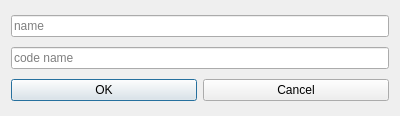
<?xml version="1.0" encoding="UTF-8"?>
<ui version="4.0">
 <class>PBCSavePlayAsDialog</class>
 <widget class="QDialog" name="PBCSavePlayAsDialog">
  <property name="geometry">
   <rect>
    <x>0</x>
    <y>0</y>
    <width>400</width>
    <height>116</height>
   </rect>
  </property>
  <property name="windowTitle">
   <string>Dialog</string>
  </property>
  <layout class="QVBoxLayout" name="verticalLayout">
   <item>
    <widget class="QLineEdit" name="nameEdit">
     <property name="text">
      <string/>
     </property>
     <property name="placeholderText">
      <string>name</string>
     </property>
    </widget>
   </item>
   <item>
    <widget class="QLineEdit" name="codeNameEdit">
     <property name="placeholderText">
      <string>code name</string>
     </property>
    </widget>
   </item>
   <item>
    <layout class="QHBoxLayout" name="horizontalLayout">
     <item>
      <widget class="QPushButton" name="okButton">
       <property name="text">
        <string>OK</string>
       </property>
      </widget>
     </item>
     <item>
      <widget class="QPushButton" name="cancelButton">
       <property name="text">
        <string>Cancel</string>
       </property>
      </widget>
     </item>
    </layout>
   </item>
  </layout>
 </widget>
 <resources/>
 <connections>
  <connection>
   <sender>okButton</sender>
   <signal>clicked()</signal>
   <receiver>PBCSavePlayAsDialog</receiver>
   <slot>accept()</slot>
   <hints>
    <hint type="sourcelabel">
     <x>103</x>
     <y>90</y>
    </hint>
    <hint type="destinationlabel">
     <x>199</x>
     <y>57</y>
    </hint>
   </hints>
  </connection>
  <connection>
   <sender>cancelButton</sender>
   <signal>clicked()</signal>
   <receiver>PBCSavePlayAsDialog</receiver>
   <slot>reject()</slot>
   <hints>
    <hint type="sourcelabel">
     <x>296</x>
     <y>90</y>
    </hint>
    <hint type="destinationlabel">
     <x>199</x>
     <y>57</y>
    </hint>
   </hints>
  </connection>
 </connections>
</ui>
